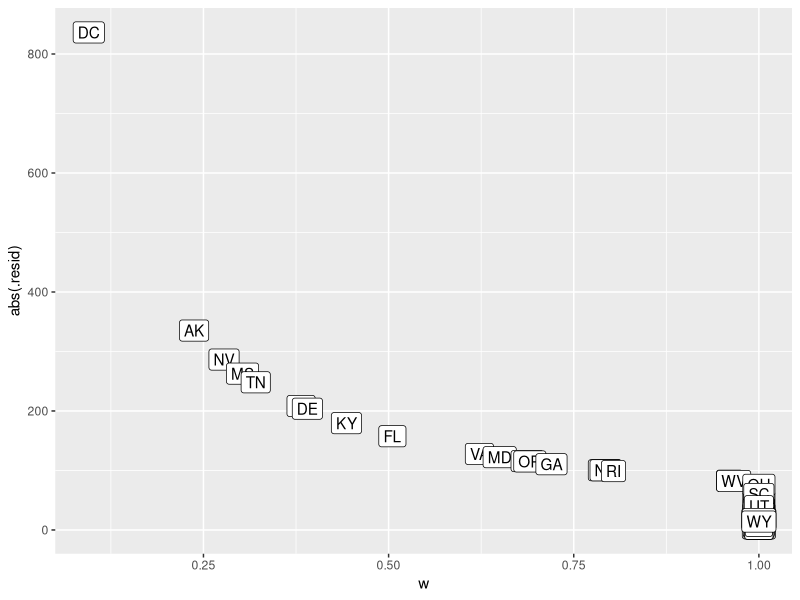

Source code (R): (Note: this script raises an error after producing the figure.)
## ---- chunk 1
knitr::opts_chunk$set(comment=NA)
options(width = 60)
## ---- chunk 2
library(skimr); library(MASS)
library(robustbase); library(quantreg)
library(lmtest); library(sandwich)
library(boot); library(broom)
library(rms)
library(tidyverse)

decim <- function(x, k) format(round(x, k), nsmall=k)
## ---- chunk 3
crimestat <- read.csv("crimestat.csv") %>% tbl_df
crimestat
## ---- chunk 4
crimestat <- crimestat %>%
    mutate(pov_c = poverty - mean(poverty),
           single_c = single - mean(single))
## ---- chunk 5
(mod1 <- lm(crime ~ pov_c + single_c, data = crimestat))
## ---- chunk 6
tidy(mod1)
## ---- chunk 7
rob.huber <- rlm(crime ~ pov_c + single_c, data = crimestat)
## ---- chunk 8
tidy(rob.huber)
## ---- chunk 9
glance(mod1)
glance(rob.huber)
## ---- chunk 10
crime_with_huber <- augment(rob.huber, crimestat) %>%
    mutate(w = rob.huber$w) %>% arrange(w) %>% tbl_df

head(crime_with_huber, 3)
## ---- chunk 11
ggplot(crime_with_huber, aes(x = w, y = abs(.resid))) +
    geom_label(aes(label = state)) 
## ---- chunk 12
summary(rob.huber)
## ---- chunk 13
(rob.biweight <- rlm(crime ~ pov_c + single_c,
                    data = crimestat, psi = psi.bisquare))
## ---- chunk 14
tidy(rob.biweight)
## ---- chunk 15
crime_with_biweights <- augment(rob.biweight, crimestat) %>%
    mutate(w = rob.biweight$w) %>% arrange(w) %>% tbl_df

head(crime_with_biweights, 3)
## ---- chunk 16
ggplot(crime_with_biweights, aes(x = w, y = abs(.resid))) +
    geom_label(aes(label = state)) 
## ---- chunk 17
summary(rob.biweight)
## ---- chunk 18
glance(mod1) # OLS
glance(rob.biweight) # biweights
glance(rob.huber) # Huber weights
## ---- chunk 19
lts1 <- ltsReg(crime ~ pov_c + single_c, data = crimestat)
## ---- chunk 20
summary(lts1)$coeff
## ---- chunk 21
rob.MM <- rlm(crime ~ pov_c + single_c, 
              data = crimestat, method = "MM")

glance(rob.MM)
## ---- chunk 22
summary(rob.MM)
## ---- chunk 23
d <- datadist(crimestat)
options(datadist = "d")
pls <- ols(crime ~ pov_c + single_c, penalty = 1, 
            data = crimestat, x=T, y = T)
## ---- chunk 24
pls
## ---- chunk 25
AIC(pls); BIC(pls)
## ---- chunk 26
rob.quan <- rq(crime ~ pov_c + single_c, data = crimestat)

glance(rob.quan)
## ---- chunk 27
summary(rob.quan <- rq(crime ~ pov_c + single_c, data = crimestat))
## ---- chunk 28
(rob.quan70 <- rq(crime ~ pov_c + single_c, tau = 0.70,
                  data = crimestat))
